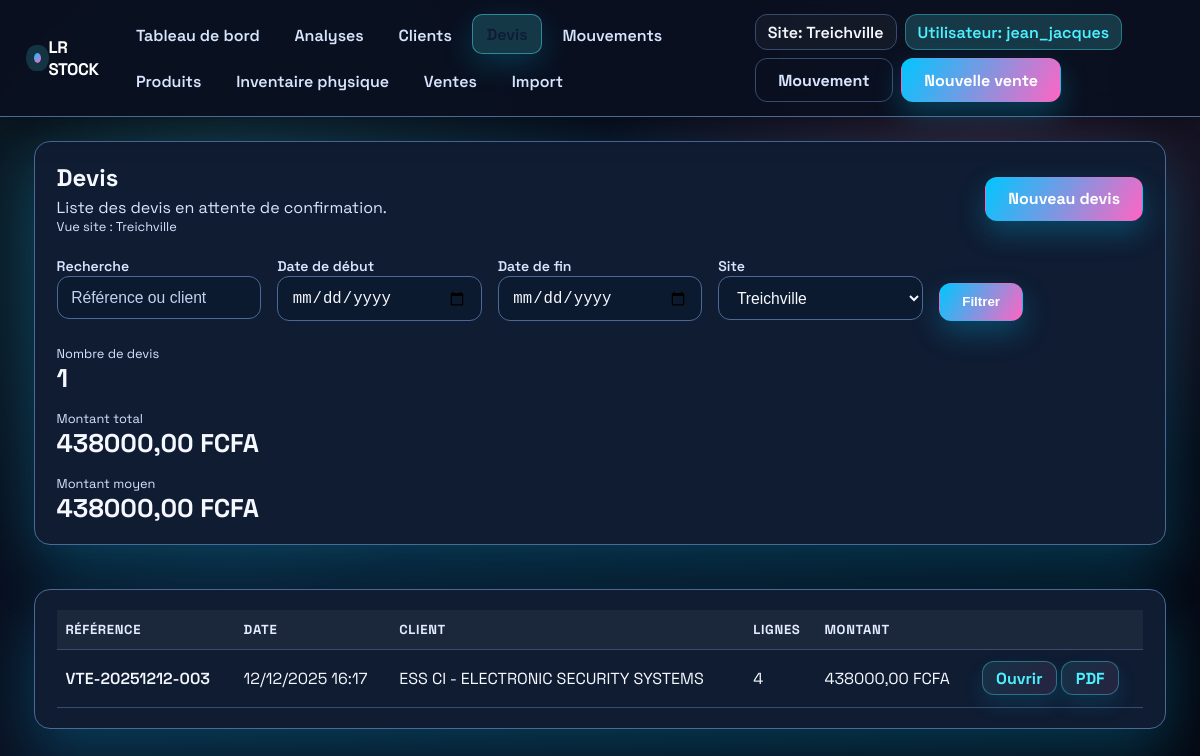
Page /devis/ (signed in) on the committed database.
### inventory/models.py (models this page shows, shortened)
class TimeStampedModel(models.Model):
    created_at = models.DateTimeField(auto_now_add=True)
    updated_at = models.DateTimeField(auto_now=True)
    class Meta:
        abstract = True

class Site(TimeStampedModel):
    name = models.CharField(max_length=150, unique=True)
    description = models.TextField(blank=True)
    class Meta:
        ordering = ["name"]
        verbose_name = "site"
        verbose_name_plural = "sites"

class VersionedModelMixin(models.Model):
    class Meta:
        abstract = True

class Sale(VersionedModelMixin, TimeStampedModel):
    class Status(models.TextChoices):
        DRAFT = "draft", "Brouillon"
        CONFIRMED = "confirmed", "Confirmée"
    reference = models.CharField("Référence", max_length=100, unique=True)
    sale_date = models.DateTimeField("Date de vente", default=timezone.now)
    customer = models.ForeignKey(
        Customer,
        on_delete=models.SET_NULL,
        related_name="sales",
        blank=True,
        null=True,
    )
    customer_name = models.CharField("Client", max_length=255, blank=True)
    notes = models.TextField(blank=True)
    site = models.ForeignKey(
        Site,
        on_delete=models.PROTECT,
        blank=True,
        null=True,
        related_name="sales",
    )
    amount_paid = models.DecimalField(
        "Montant payé",
        max_digits=12,
        decimal_places=2,
        default=Decimal("0.00"),
    )
    status = models.CharField(
        max_length=20,
        choices=Status.choices,
        default=Status.DRAFT,
    )
    class Meta:
        ordering = ["-sale_date", "-id"]
        verbose_name = "vente"
        verbose_name_plural = "ventes"
    @property
    def customer_display_name(self) -> str:
        if self.customer:
            return self.customer.display_name
        return self.customer_name or "-"
    @property
    def total_amount(self) -> Decimal:
        total = Decimal("0.00")
        for item in self.items.all():
            total += item.total_amount
        return total

class Customer(VersionedModelMixin, TimeStampedModel):
    reference = models.CharField(
        "Référence client",
        max_length=20,
        unique=True,
        default=generate_customer_reference,
    )
    name = models.CharField("Nom du contact", max_length=255)
    company_name = models.CharField("Entreprise", max_length=255, blank=True)
    email = models.EmailField(blank=True)
    phone = models.CharField(max_length=50, blank=True)
    address = models.TextField(blank=True)
    credit_limit = models.DecimalField(
        "Plafond de crédit",
        max_digits=12,
        decimal_places=2,
        default=Decimal("0.00"),
    )
    notes = models.TextField(blank=True)
    objects = CustomerQuerySet.as_manager()
    class Meta:
        ordering = ["name", "company_name"]
        verbose_name = "client"
        verbose_name_plural = "clients"
    @property
    def display_name(self) -> str:
        if self.company_name and self.name:
            return f"{self.company_name} - {self.name}"
        return self.company_name or self.name or self.reference

class SaleItem(TimeStampedModel):
    class LineType(models.TextChoices):
        PRODUCT = "product", "Produit"
        NOTE = "note", "Note"
        SECTION = "section", "Section"
    sale = models.ForeignKey(
        Sale, on_delete=models.CASCADE, related_name="items"
    )
    product = models.ForeignKey(
        Product,
        on_delete=models.PROTECT,
        related_name="sale_items",
        blank=True,
        null=True,
    )
    line_type = models.CharField(
        max_length=20,
        choices=LineType.choices,
        default=LineType.PRODUCT,
    )
    description = models.CharField(max_length=255, blank=True)
    position = models.PositiveIntegerField(default=0)
    quantity = models.PositiveIntegerField(default=1)
    unit_price = models.DecimalField(max_digits=10, decimal_places=2, default=Decimal("0.00"))
    returned_quantity = models.PositiveIntegerField(default=0)
    scan_code = models.CharField(max_length=255, blank=True)
    scanned_at = models.DateTimeField(blank=True, null=True)
    stock_movement = models.OneToOneField(
        StockMovement,
        on_delete=models.SET_NULL,
        blank=True,
        null=True,
        related_name="sale_item",
    )
    class Meta:
        verbose_name = "ligne de vente"
        verbose_name_plural = "lignes de vente"
        ordering = ["position", "id"]
    @property
    def total_amount(self) -> Decimal:
        if self.line_type != self.LineType.PRODUCT:
            return Decimal("0.00")
        net_quantity = max(self.quantity - self.returned_quantity, 0)
        return self.unit_price * Decimal(net_quantity)

### inventory/views.py (the view, shortened to what this page needs)
# urls.py: path("devis/", login_required(views.quotes_list), name="quotes_list"),
def quotes_list(request):
    search = (request.GET.get("q") or "").strip()
    start_input = request.GET.get("start")
    end_input = request.GET.get("end")
    start_dt, end_dt, date_errors = _parse_list_date_range(start_input, end_input)
    for error_text in date_errors:
        messages.warning(request, error_text)
    site_context = _site_context(request)
    active_site = site_context["active_site"]
    quotes_queryset = (
        Sale.objects.filter(status=Sale.Status.DRAFT)
        .select_related("customer")
        .prefetch_related("items__product")
        .order_by("-sale_date")
    )
    if active_site:
        quotes_queryset = quotes_queryset.filter(site=active_site)
    if start_dt:
        quotes_queryset = quotes_queryset.filter(sale_date__gte=start_dt)
    if end_dt:
        quotes_queryset = quotes_queryset.filter(sale_date__lte=end_dt)
    quotes = list(quotes_queryset)
    quote_count = len(quotes)
    total_amount = sum((quote.total_amount for quote in quotes), Decimal("0.00"))
    average_amount = (
        total_amount / Decimal(quote_count) if quote_count else Decimal("0.00")
    )
    context = {
        "quotes": quotes,
        "count": quote_count,
        "quote_count": quote_count,
        "total_amount": total_amount,
        "average_amount": average_amount,
        "search": search,
        "start_input": start_input,
        "end_input": end_input,
    }
    context.update(site_context)
    return render(request, "inventory/quotes_list.html", context)

### inventory/templates/inventory/quotes_list.html (shortened to what this page needs)
{% extends "inventory/base.html" %}
{% block content %}
<div class="card" style="margin-bottom:1.5rem;">
    <div style="display:flex;justify-content:space-between;align-items:center;gap:1rem;">
        <div>
            <h1 style="margin:0;font-size:1.5rem;">Devis</h1>
            <p style="margin:0.25rem 0 0;color:var(--muted);">
                Liste des devis en attente de confirmation.
            </p>
            {% if active_site %}
                <p style="margin:0;color:var(--muted);font-size:0.8rem;">Vue site : {{ active_site.name }}</p>
            {% else %}
                <p style="margin:0;color:var(--muted);font-size:0.8rem;">Vue globale</p>
            {% endif %}
        </div>
        <a href="{% url 'inventory:quote_create' %}" class="btn">Nouveau devis</a>
    </div>
    <form method="get" class="grid" style="grid-template-columns:repeat(auto-fit,minmax(180px,1fr));gap:1rem;margin-top:1.25rem;">
        <div>
            <label for="quote-search">Recherche</label>
            <input id="quote-search"
                   type="text"
                   name="q"
                   class="form-control"
                   placeholder="Référence ou client"
                   value="{{ search }}">
        </div>
        <div>
            <label for="quote-start">Date de début</label>
            <input id="quote-start" type="date" name="start" value="{{ start_input }}" class="form-control">
        </div>
        <div>
            <label for="quote-end">Date de fin</label>
            <input id="quote-end" type="date" name="end" value="{{ end_input }}" class="form-control">
        </div>
        {% if can_switch_site %}
            <div>
                <label for="quote-site">Site</label>
                <select id="quote-site" name="site" class="form-control">
                    {% for site in sites %}
                        <option value="{{ site.pk }}" {% if selected_site == site.pk|stringformat:"s" %}selected{% endif %}>
                            {{ site.name }}
                        </option>
                    {% endfor %}
                </select>
            </div>
        {% else %}
            <input type="hidden" name="site" value="{{ selected_site }}">
        {% endif %}
        <div style="align-self:flex-end;">
            <button type="submit" class="btn">Filtrer</button>
        </div>
    </form>
    <div class="grid grid-3" style="margin-top:1.5rem;">
        <div>
            <p style="margin:0;color:var(--muted);font-size:0.8rem;">Nombre de devis</p>
            <p class="value" style="margin:0;">{{ quote_count }}</p>
        </div>
        <div>
            <p style="margin:0;color:var(--muted);font-size:0.8rem;">Montant total</p>
            <p class="value" style="margin:0;">{{ total_amount|floatformat:2 }} FCFA</p>
        </div>
        <div>
            <p style="margin:0;color:var(--muted);font-size:0.8rem;">Montant moyen</p>
            <p class="value" style="margin:0;">{{ average_amount|floatformat:2 }} FCFA</p>
        </div>
    </div>
</div>
<div class="card">
    {% if quotes %}
        <table>
            <thead>
                <tr>
                    <th>Référence</th>
                    <th>Date</th>
                    <th>Client</th>
                    <th>Lignes</th>
                    <th>Montant</th>
                    <th></th>
                </tr>
            </thead>
            <tbody>
                {% for quote in quotes %}
                    <tr data-href="{% url 'inventory:quote_detail' quote.pk %}" role="button">
                        <td style="font-weight:600;">{{ quote.reference }}</td>
                        <td>{{ quote.sale_date|date:"d/m/Y H:i" }}</td>
                        <td>{{ quote.customer_display_name }}</td>
                        <td>{{ quote.items.count }}</td>
                        <td>{{ quote.total_amount|floatformat:2 }} FCFA</td>
                        <td>
                            <a href="{% url 'inventory:quote_detail' quote.pk %}" class="btn secondary" style="padding:0.35rem 0.85rem;">Ouvrir</a>
                            <a href="{% url 'inventory:sale_document_preview' quote.pk 'quote' %}" class="btn secondary" style="padding:0.35rem 0.85rem;">PDF</a>
                        </td>
                    </tr>
                {% endfor %}
            </tbody>
        </table>
    {% else %}
        <p style="margin:0;">Aucun devis en attente pour le moment.</p>
    {% endif %}
</div>
{% endblock %}

### inventory/templates/inventory/base.html (shortened to what this page needs)
{% load static %}
<!DOCTYPE html>
<html lang="fr">
<head>
</head>
<body>
    <div class="app-shell">
        <header class="topbar">
            <div class="topbar-inner">
                <a class="brand" href="{% url 'inventory:dashboard' %}">
                    <span class="dot" aria-hidden="true"></span>
                     LR Stock
                </a>
                <nav class="nav">
                    {% with current=request.resolver_match.url_name %}
                        <a href="{% url 'inventory:dashboard' %}" class="{% if current == 'dashboard' %}active{% endif %}">Tableau de bord</a>
                        <a href="{% url 'inventory:analytics' %}" class="{% if current == 'analytics' %}active{% endif %}">Analyses</a>
                        <a href="{% url 'inventory:customer_list' %}" class="{% if current == 'customer_list' or current == 'customer_create' or current == 'customer_detail' or current == 'customer_update' %}active{% endif %}">Clients</a>
                        <a href="{% url 'inventory:quotes_list' %}" class="{% if current == 'quotes_list' or current == 'quote_create' or current == 'quote_detail' %}active{% endif %}">Devis</a>
                        <a href="{% url 'inventory:record_movement' %}" class="{% if current == 'record_movement' %}active{% endif %}">Mouvements</a>
                        <a href="{% url 'inventory:inventory_overview' %}" class="{% if current == 'inventory_overview' %}active{% endif %}">Produits</a>
                        <a href="{% url 'inventory:inventory_physical' %}" class="{% if current == 'inventory_physical' %}active{% endif %}">Inventaire physique</a>
                        <a href="{% url 'inventory:sales_list' %}" class="{% if current == 'sales_list' or current == 'sale_create' %}active{% endif %}">Ventes</a>
                        <a href="{% url 'inventory:import_products' %}" class="{% if current == 'import_products' %}active{% endif %}">Import</a>
                    {% endwith %}
                </nav>
                <div class="user-actions">
                    <span class="context-chip">Site: {{ active_site.name|default:"Vue globale" }}</span>
                    <span class="context-chip" style="background:var(--accent-soft); border-color: rgba(77,240,255,0.35); color: var(--accent);">Utilisateur: {{ request.user.username|default:"Invite" }}</span>
                    <a class="btn ghost" href="{% url 'inventory:record_movement' %}">Mouvement</a>
                    <a class="btn" href="{% url 'inventory:sale_create' %}">Nouvelle vente</a>
                </div>
            </div>
        </header>
        <main class="container">
            <div class="page">
                {% block content %}{% endblock %}
            </div>
        </main>
    </div>
</body>
</html>

### rows in the picture
Site: name "Treichville"
Sale: reference "VTE-20251212-003", sale_date "12/12/2025 16:17", customer_display_name "ESS CI - ELECTRONIC SECURITY SYSTEMS", items.count "4", total_amount "438000,00"

### other values in the picture
{{ request.user.username|default:"Invite" }} "jean_jacques"
{{ quote_count }} "1"
{{ total_amount|floatformat:2 }} "438000,00"
{{ average_amount|floatformat:2 }} "438000,00"
form field site "Treichville"
